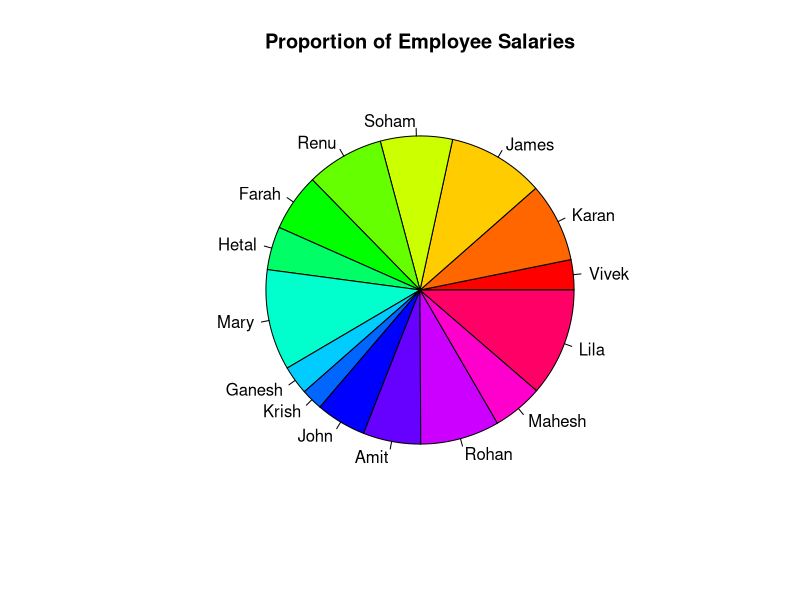

Here is the R script that generated this plot:
# Step 1: Create a data frame with 10 employees and their salaries

df = data.frame(
	srNo = c(1,2,3,4,5,6,7,8,9,10),
	empName = c("Vivek", "Karan", "James", "Soham", "Renu", "Farah", "Hetal", "Mary", "Ganesh", "Krish"),
	salaries = c(21000, 55000, 67000, 50000, 54000, 40000, 30000, 70000, 20000, 15000)
) 

print(df)

# Step 2: Create a data frame for 5 new employees

new_df <- data.frame(
	srNo = 11:15,
	empName = c("John", "Amit", "Rohan", "Mahesh", "Lila"),
	salaries = c(35000, 40000, 55000, 35000, 75000)
)

updated_df <- rbind(df, new_df)

print("Updated Employee Salaries Data Frame with 5 New Employees:")
print(updated_df)

# Step 3: Visualize the Data Using a Chart

pie(updated_df$salaries, labels=updated_df$empName, col=rainbow(length(updated_df$salaries)), 
main="Proportion of Employee Salaries")
